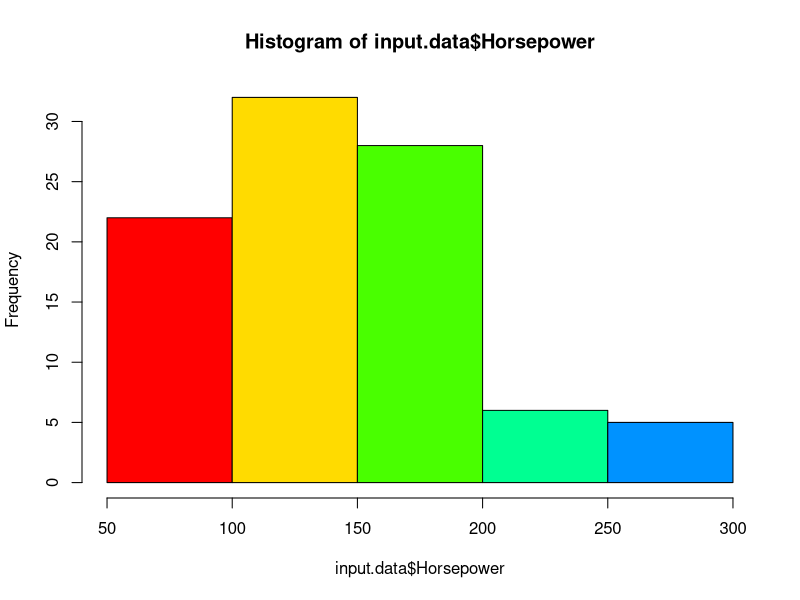
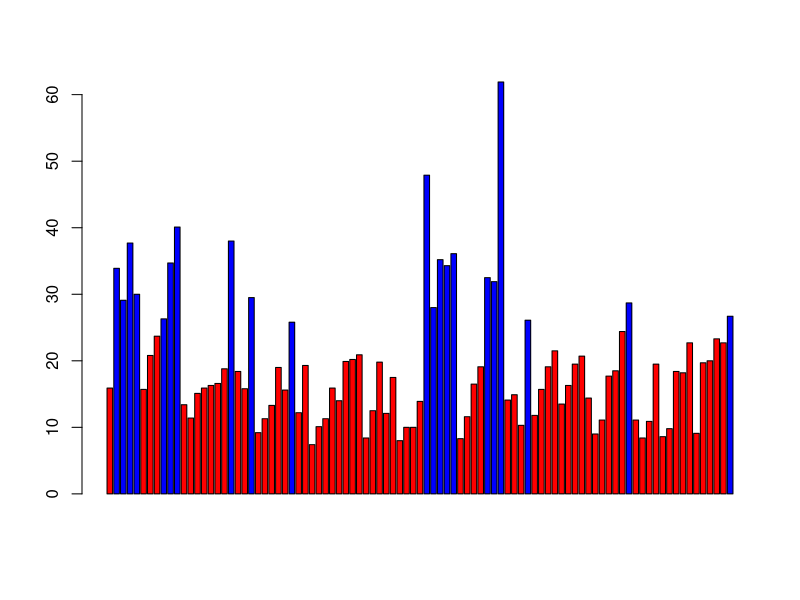
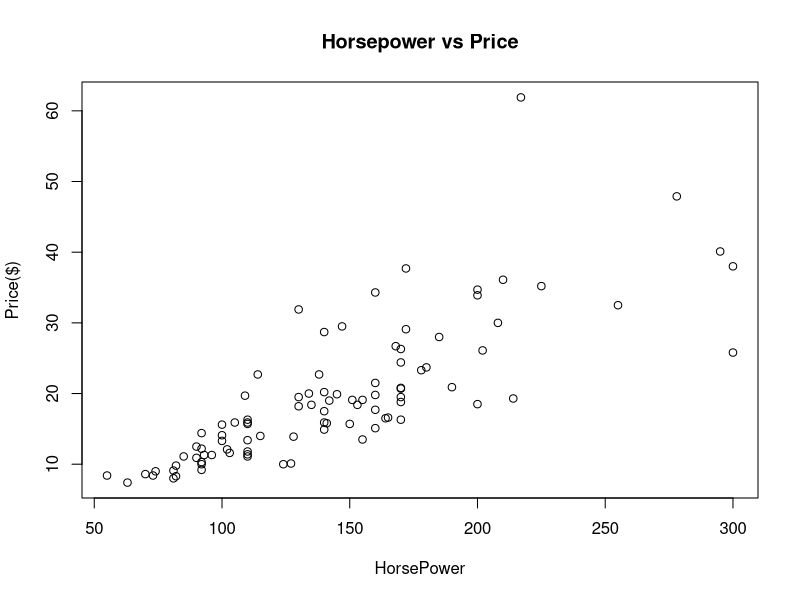
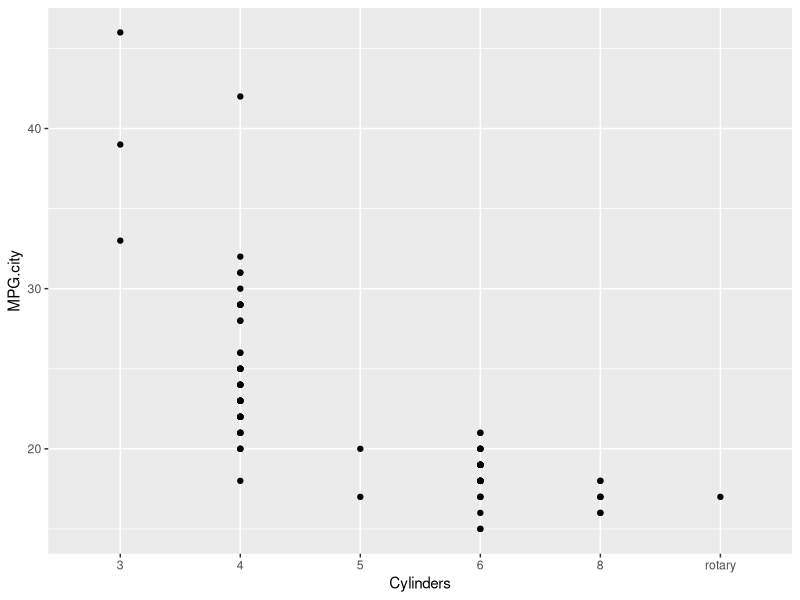
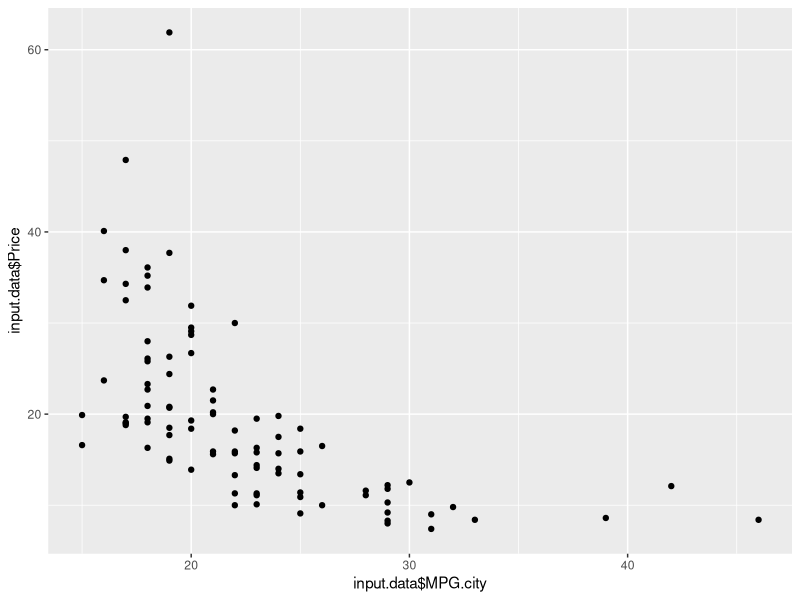
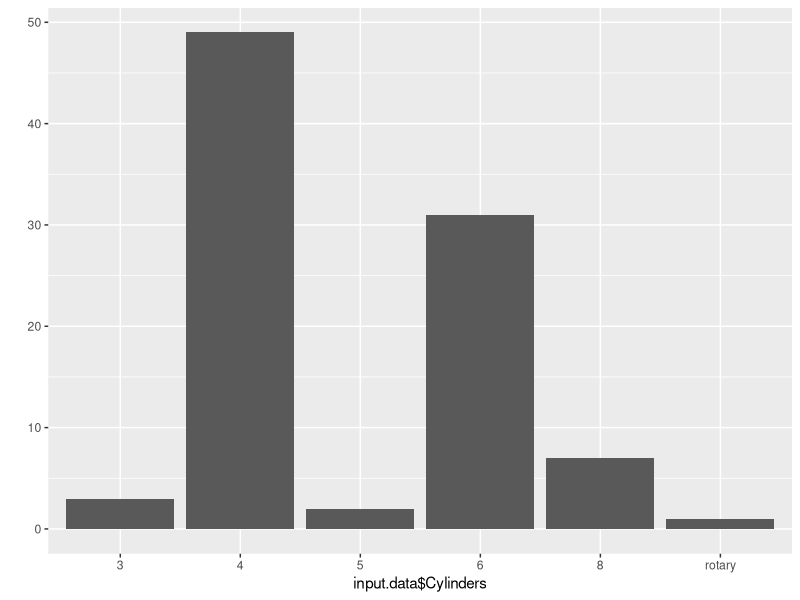
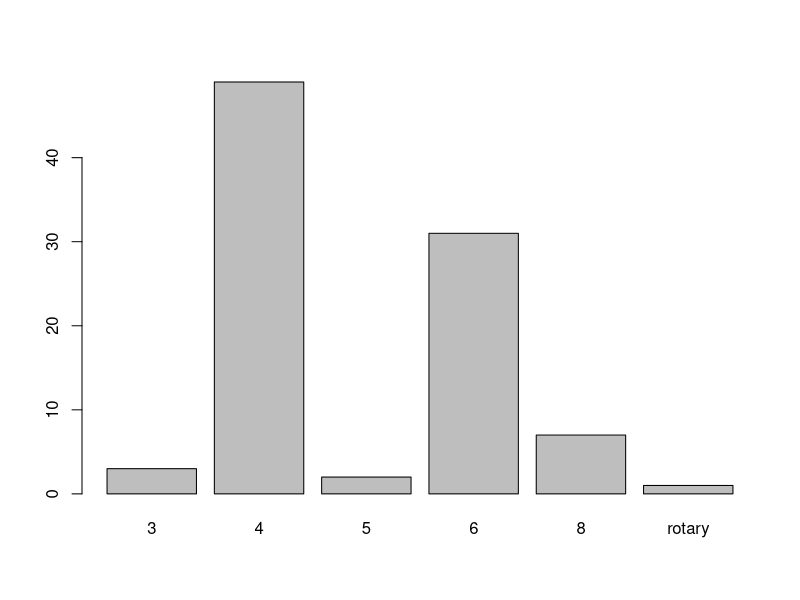
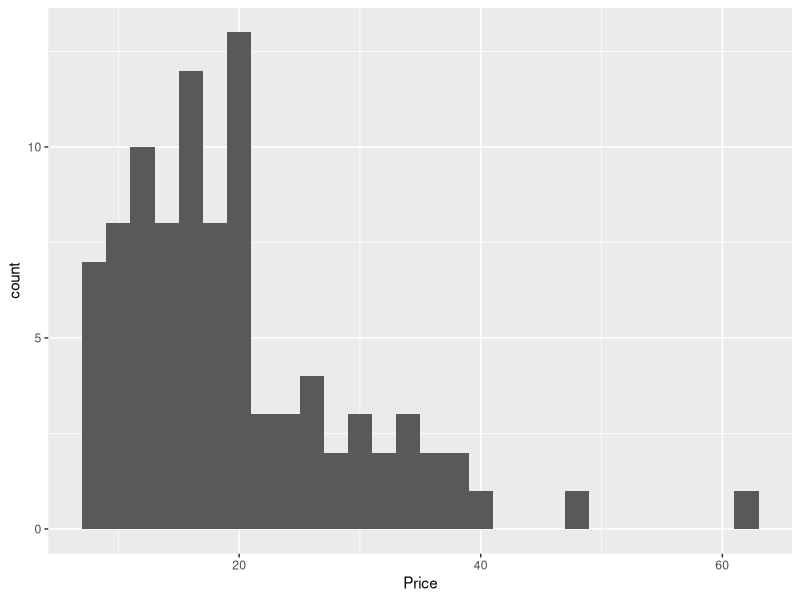

Here is the R script that generated these plots, in order:
# Krishna Mohan RBasics
getwd()
install.packages("MASS", repos = "http://cran.us.r-project.org")
#install.packages("rmarkdown")
library(MASS)
#library(rmarkdown)
#library(knitr)
R.Version()
input.data=Cars93
head(input.data)
head(input.data, 15)
tail(input.data, 15)
str(input.data)
names(input.data)
x=3
x
y = x+5
y
m= "Money"
m
z=c("Kohli", "Dhoni", "Ashwin")
z
v1=c(1:10)
v1
class(v1)
str(v1)
v2=c(1*pi, 2*pi, 3*pi)  # Computed vector
v2
class(v2) 

## 3/26/2017

# Compare vectors
v.a = c(1,1,4,5,3,2)

dfb=data.frame(v.a)
dfb
dfc=subset(dfb, v.a>2)
dfc

v.b = c(4,1,5,5,1,7)


v3 = c("Intro", "to", "R")

v.a==v.b

#vector arithmetic
v.a+v.b

mean(v.a)

# Lists
l1=list(2,'m', z)
l1
class(l1)



# Factors
factor(v.a)
wday= c("Mon", "Tue", "Wed", "Thu", "Fri", "Sat", "Sun")
factor(wday)

# Ordered Factors


# dataframes

df=data.frame(v.a, v.b, v3)
df

sub.df.C=df$v.a>3
sub.df.C

str(df)
df$v.a
str(df$v.a)
str(df$v3)

# Adding new column to dataframe
newcol=c("Time", "to", "Add", "A", "Column", "now" )

cbind(df, newcol)

nrow(df); ncol(df)
dim((df))


# subsetting dataframe

df[,1:2]

# sorting dataframe
v.a
dfva = data.frame(v.a)
dfva


# Data Visualization
# X-axis          Height of bar represents        Common Name
#==============================================================
# Continuous      Count                           Histogram
# Continuous      Value                           Bar Graph
# Discrete        Count                           Bar Graph
# Discrete        Value                           Bar Graph

head(input.data)

install.packages("ggplot2")
library(ggplot2)

hist(input.data$Horsepower, col=rainbow(7))
price.colors=ifelse(input.data$Price>25,"blue", "red")
barplot(input.data$Price, col=price.colors)
plot(input.data$Horsepower, input.data$Price, main="Horsepower vs Price", xlab="HorsePower", ylab = "Price($)")

qplot(Cylinders, MPG.city, data=input.data)
qplot(input.data$MPG.city, input.data$Price)
qplot(input.data$Cylinders)
barplot(table(input.data$Cylinders))


ggplot(input.data, aes(x=Price)) + geom_histogram(binwidth = 2)
ggplot(input.data, aes(x=Price)) + geom_density()
head(input.data, nrow=15)
#vec = c(22, 46, "Large", "Small", FALSE)
#vec = c(22, 46, "Large", "Small", FALSE)
install.packages("dplyr"); library(dplyr)
help("subset")
